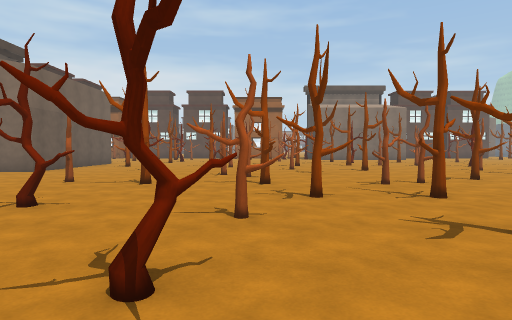
[1] (above)

24 first-person views from a walk through a Unity game level. The camera is 1.4 m above the floor, tilts 2° down and sees 75° across. The floor is counted in squares, 2 m on a side. Each view is taken from the middle of a square. On the plan, view 1 faces up. The plan holds only what a view shows up to about 10 squares ahead; the rest is blank. The place goes on beyond the plan. The player character is not drawn. Some animated figures are left out. Surface patterns are stand-ins for the level's own textures.

[2]
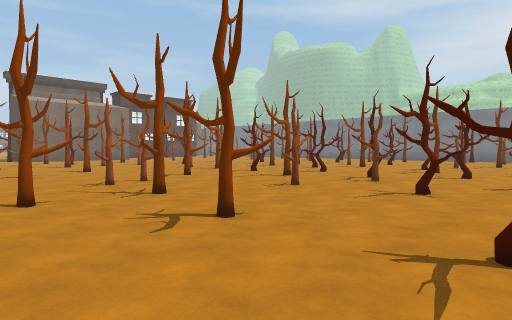

[3]
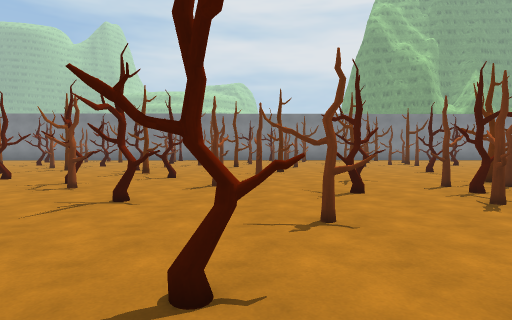

[4]
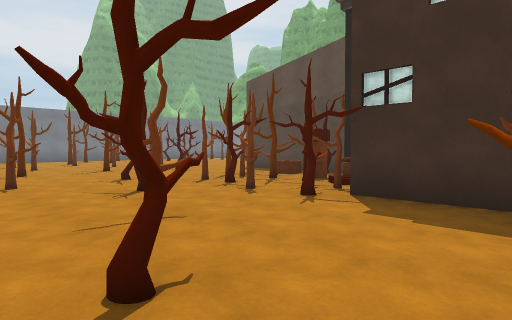

[5]
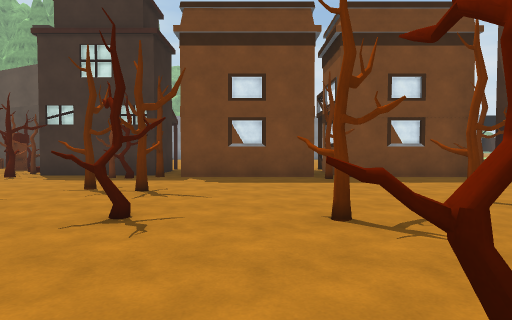

[6]
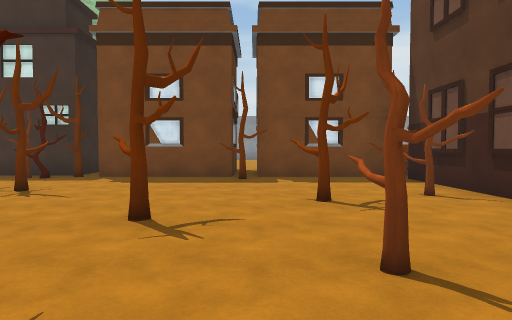

[7]
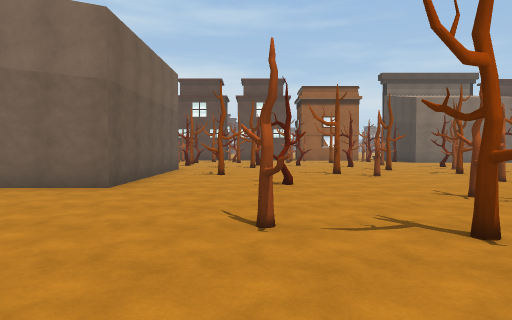

[8]
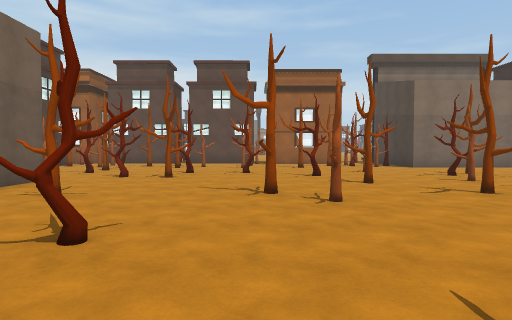

[9]
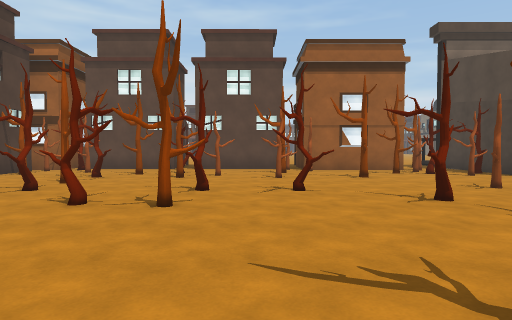

[10]
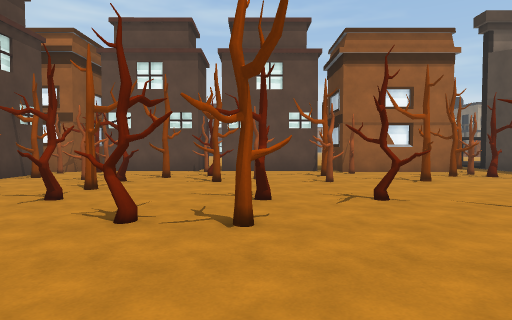

[11]
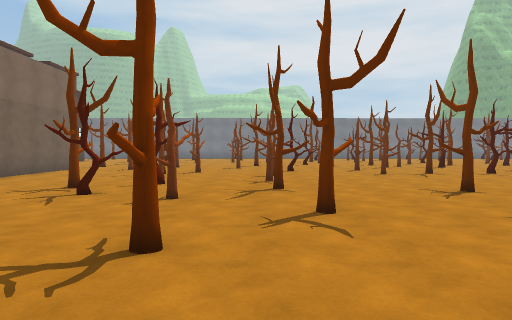

[12]
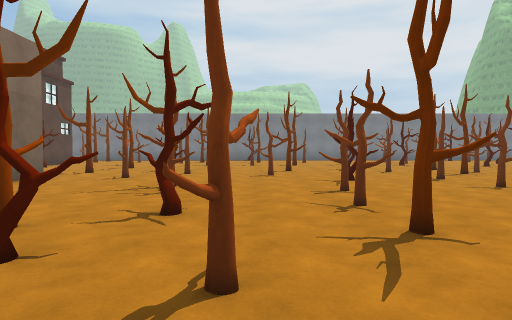

[13]
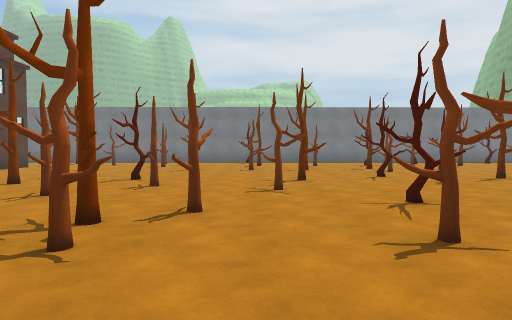

[14]
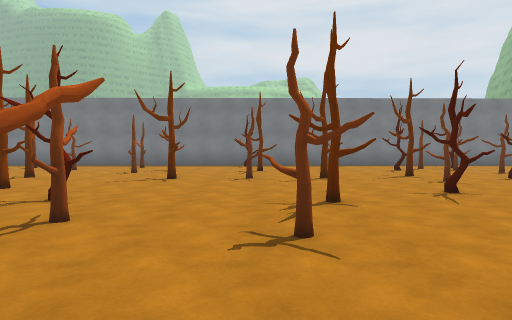

[15]
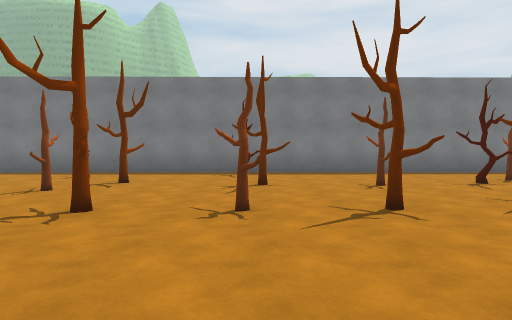

[16]
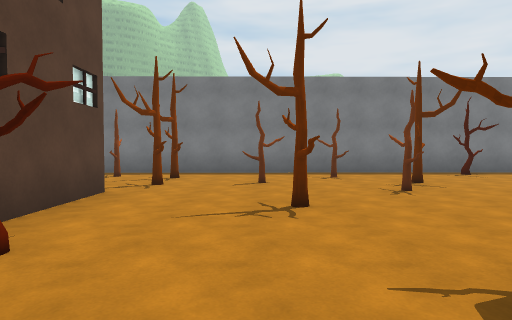

[17]
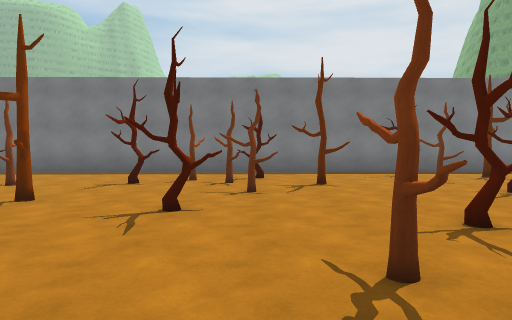

[18]
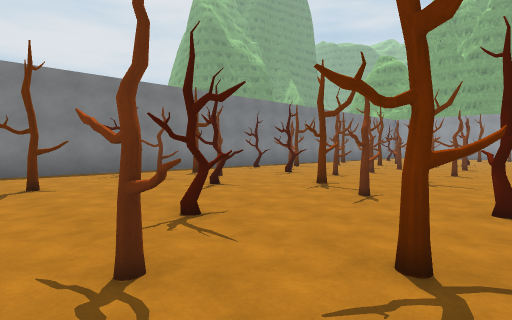

[19]
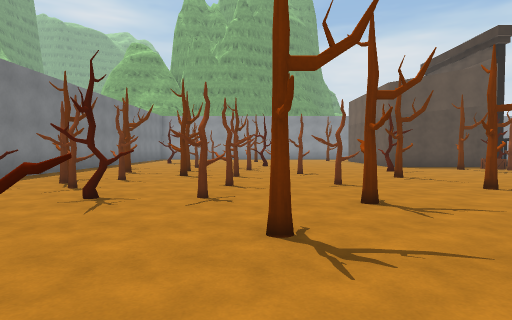

[20]
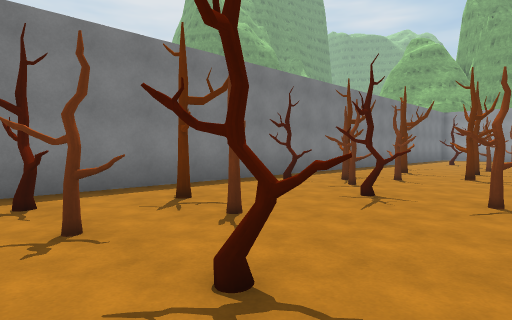

[21]
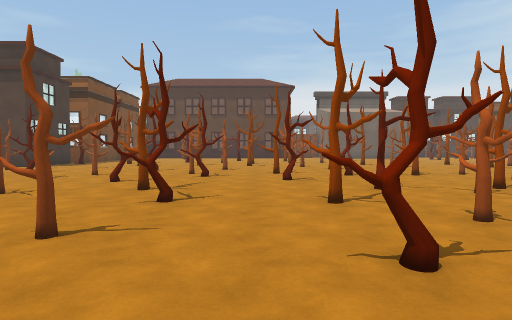

[22]
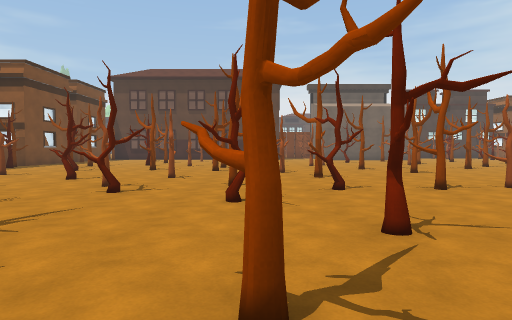

[23]
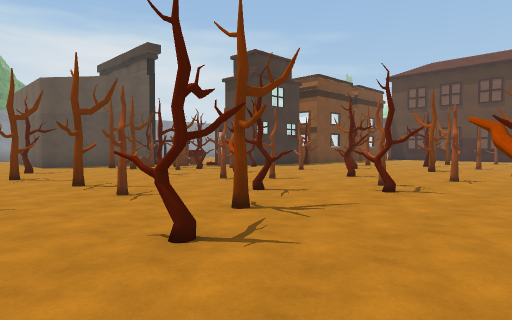

[24]
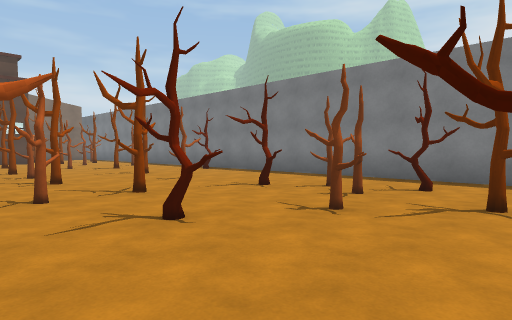

### Floor plan
Key: @ floor where view 1 was taken; # wall or solid block; x gap in a wall; . floor; O other object.
Columns run from 10 left of view 1 to 21 right of it. Each row starts with its distance up from view 1.
 24                         ###..x.#
 23 #O  #O  ####O          O...O.O.#
 22 #OO..O. #O..###       .........#
 21 #OO.OOO O..OOO###### .......O..#
 20  ..O.O.O..O...  ....O....O.....#
 19   .O...................O.....O.#
 18   .........O.......#..O.....O..#
 17    O..O.O....OO..O..#....O.....#
 16    ..OO..O...O.OO.O............#
 15    #......O..O......O....O.O..O#
 14    #...........O#....O.........#
 13    #.O..O...O.O...O......O.#...#
 12    #.....O............O........#
 11    #.......O.O...OOO.#..OO.....#
 10  ###..O.....O....O..........O..#
  9   .......#.......O..OOO..O..O..#
  8    ......##....#..........O..O.#
  7    ...O...O..O.O.O..O..#.......#
  6     ....O.O.......O...O.O..O...#
  5      ......OO....O.............#
  4      ..O.......#..O...O...O.OO.#
  3     .O......O....O..O.O.....O..#
  2    ....O..O....O...O.....O...O.#
  1    ..O...........O...O..O......#
  0   #O......@..O....#.......OO...#
 -1   #.......OO..O.O....O.#.O..O.O#
 -2   #...............O.........OO.#
 -3   #O##O###OO..OO.O...O...O...OO#
 -4   O  ###  .###OOO.......O..O...#
 -5   O       .#   OOOO..O... .O.O.#

Where each view was taken, in squares from view 1:
view 1: 0 up, 0 right, facing up
view 2: 0 up, 0 right, facing up-right
view 3: 0 up, 1 right, facing right
view 4: 1 up, 1 right, facing down-right
view 5: 5 up, 2 left, facing down
view 6: 5 up, 4 left, facing down
view 7: 4 up, 4 left, facing up
view 8: 8 up, 2 left, facing up
view 9: 12 up, 3 left, facing up
view 10: 13 up, 4 left, facing up
view 11: 14 up, 2 left, facing right
view 12: 15 up, 1 right, facing right
view 13: 15 up, 4 right, facing right
view 14: 15 up, 7 right, facing right
view 15: 15 up, 11 right, facing right
view 16: 21 up, 11 right, facing right
view 17: 8 up, 11 right, facing right
view 18: 8 up, 11 right, facing down-right
view 19: 5 up, 15 right, facing down
view 20: 5 up, 15 right, facing down-right
view 21: 5 up, 16 right, facing left
view 22: 6 up, 13 right, facing left
view 23: 6 up, 13 right, facing down-left
view 24: 6 up, 13 right, facing up-right
